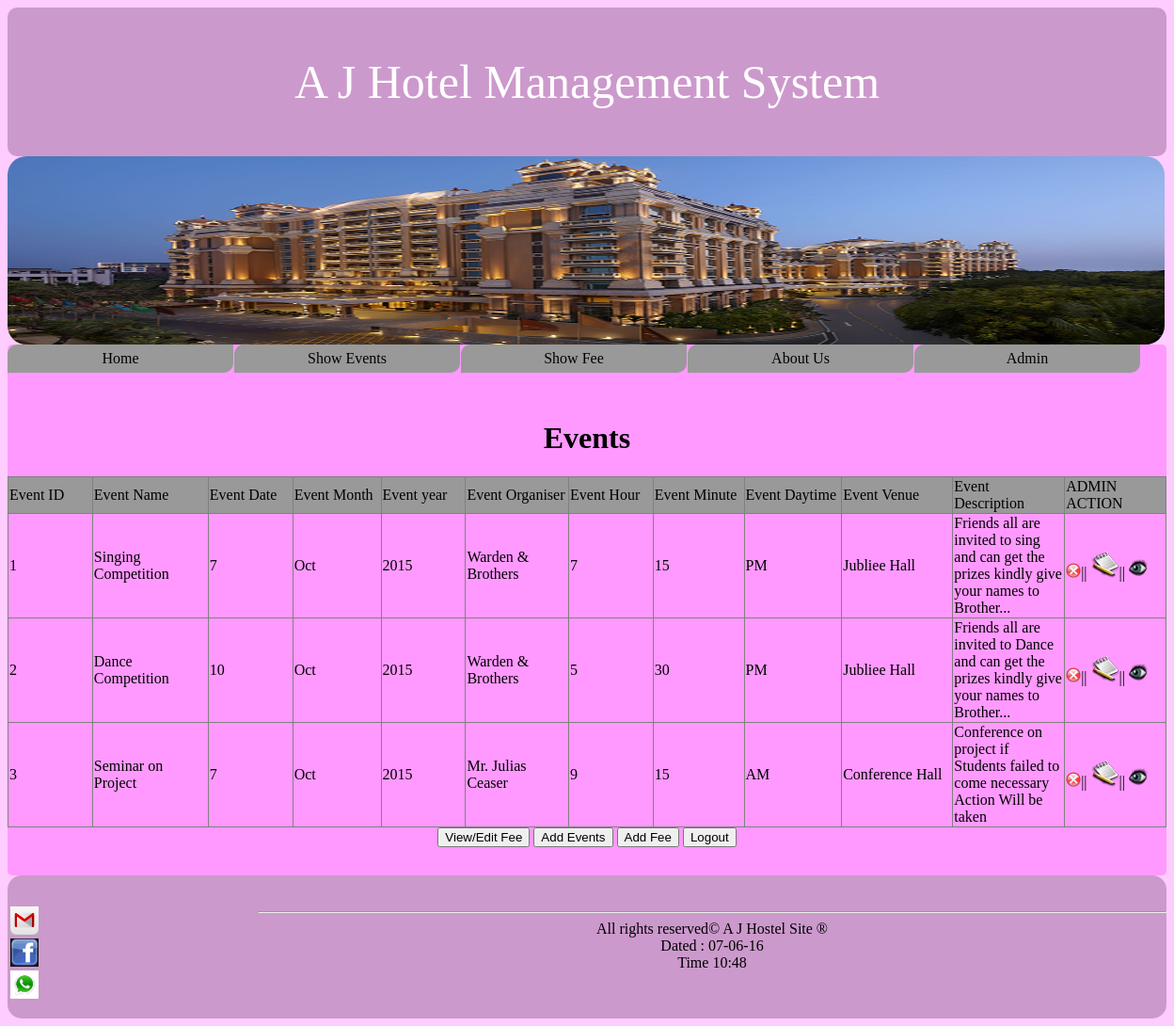
Screenshot of /admin_event_view.php (signed in) with the database file from the repository.
### tables this page shows
CREATE TABLE `hevent` (
  `id` int(11) NOT NULL AUTO_INCREMENT,
  `event_name` varchar(30) DEFAULT NULL,
  `event_dat` int(11) DEFAULT NULL,
  `event_mon` varchar(5) DEFAULT NULL,
  `event_yr` int(11) DEFAULT NULL,
  `event_organiser` varchar(20) DEFAULT NULL,
  `event_hr` int(11) DEFAULT NULL,
  `event_min` int(11) DEFAULT NULL,
  `event_daytim` varchar(5) DEFAULT NULL,
  `event_venue` varchar(30) DEFAULT NULL,
  `event_description` text,
  PRIMARY KEY (`id`)
);

### class/dbconnection.php (called while the page is built, shortened)
<?php
class dbconnection
{
	public $host;
	public $username;
	public $password;
	public $dbname;
	public $con;
	public function dbconnection()
	{
		$this->host		=	"localhost";
		$this->username	=	"root";
		$this->password	=	"";
		$this->dbname	=	"test";
		$this->con		=	"";
		return(true);
	}
	public function open()
	{
		$this->con = new mysqli($this->host,$this->username,$this->password,$this->dbname);
		if($this->con)
		{
			return true;
		}
		else
		{
			echo 'Failed to connect DB';
		}
	}
	public function display_event($sql)
	{
		$this->sql = $sql;
		if($this->sql)
		{
			$execute = mysqli_query($this->con,$this->sql);
			return($execute);
		}
		else
		{
			echo'Failed to Display';
		}
	}
	public function fetch_all($disp1)
	{
		if($disp1)
		{
			$num_rows = mysqli_num_rows($disp1);
			for($i=0;$i< $num_rows;$i++)
			{
				$array_result[$i] = mysqli_fetch_array($disp1);
			}
		}
		return $array_result;
	}
}
?>

### class/eventqueryprocess.php (called while the page is built, shortened)
<?php
include_once('class/dbconnection.php');
class eventqueryprocess extends dbconnection
{
	public function select_event()
	{
		$sql1 = "SELECT * FROM hevent";
		$disp1 = $this->display_event($sql1);
		$disp2 = $this->fetch_all($disp1);
		if($disp2)
		{
			return $disp2;
		}
		else
		{
			return false;
		}
	}
}
?>

### admin_event_view.php (the view, shortened to what this page needs)
<html>
<head>
<link rel="stylesheet" type="text/css" href="css/first.css">
<link rel="stylesheet" href="css/menu.css" />
</head>
<body>
<div class="head">
A J Hotel Management System
</div>
<div class="header">
<img src="images/1.jpg" name="slide" width="1350" height="200">
</div>
<div class="menu">
<ul id="menu">
	<li>
	<a href="index.php">Home</a></li>
	<li> <a href="displayevents.php">Show Events</a>
    </li>
    <li> <a href="displayfee.php">Show Fee</a>
    </li>
    <li>
	<a href="aboutus.php">About Us</a>
	</li>
	<li> <a href="adminlogin.php">Admin</a></li>
	</ul>
</div>
<?php
if(isset($_SESSION['user']))
	{
?>
<div class="main">
<?php
include_once('class/dbconnection.php');
include_once('class/eventqueryprocess.php');
$displayevent = new eventqueryprocess;
$results = $displayevent->select_event();
?>
<h1 align="center"> Events </h1>
<table border="1" style="border-collapse:collapse">
    <tr bgcolor="#999999">
    <td>Event ID</td>
    <td>Event Name</td>
    <td>Event Date</td>
    <td>Event Month</td>
    <td>Event year</td>
    <td>Event Organiser</td>
    <td>Event Hour</td>
    <td>Event Minute</td>
    <td>Event Daytime</td>
    <td>Event Venue</td>
    <td>Event Description</td>
    <td>ADMIN ACTION</td>
    </tr>
	<?php
		foreach($results as $display){
	?>
<tr>
	<td><?php echo $display['id'];?></td>
	<td><?php echo $display['event_name'];?></td>
    <td><?php echo $display['event_dat']; ?></td>
    <td><?php echo $display['event_mon']; ?></td>
    <td><?php echo $display['event_yr']; ?></td>
    <td><?php echo $display['event_organiser'];?></td>
    <td><?php echo $display['event_hr']; ?></td>
    <td><?php echo $display['event_min']; ?></td>
    <td><?php echo $display['event_daytim']; ?></td>
    <td><?php echo $display['event_venue']; ?></td>
    <td><?php echo $display['event_description']; ?></td>
	<td><a href="delete_event.php?eve_id=<?php echo $display['id']; ?>" onClick="return confirm('Are You Sure To Delete This Paricular Event ?');"><img src="images/cancel.png"></a>||
    <a href="update_event.php?eve_id=<?php echo $display['id'];?>" onClick="return confirm('Are You Sure To Edit ?')"><img src="images/update.png"></a>||
    <a href="viewevent.php?eve_id=<?php echo $display['id'];?>"><img src="images/eue.png"></a></td>
</tr>
	<?php }?>
</table>
<center>
<a href="admin_fee_view.php"><button>View/Edit Fee</button></a>
<a href="event_register.php"><button>Add Events</button></a>
<a href="add_fee.php"><button>Add Fee</button></a>
<a href="logout.php"><button>Logout</button></a>
</center>
</div>
<?php }
else
	{
		header("location:adminlogin.php");
	}?>
<div class="footer">
<div class="logo">
<table>
<tr><td><a href="dbc@gmail.com" onMouseOver='return confirm("want to Mail?");'><img src="images/socialnet/download (3).jpg" width="30" height="30" align="left"></a></td></tr>
<tr><td><a href="dbc/gmail.com" onMouseOver='return confirm("Open FaceBook?");'><img src="images/socialnet/images.png" width="30" height="30" align="left"></a></td></tr>
<tr><td><a href="8197980557" onMouseOver='return confirm("want to call?");'><img src="images/socialnet/images.jpg" width="30" height="30" align="left"></a></td></tr>
</table>
</div>
<hr>
<left>
All rights reserved&copy; A J Hostel Site &reg;<br>
Dated : <?php echo date('d-m-y'); ?><br>
Time <?php echo date('h:i');?></left>
</div>
</body>
</html>

### css/first.css (style rules this page uses)
body { background-color:#FCF; }
.head { background-color:#C9C; padding-bottom:50px; padding-top:50px; text-align:center; font-size:50px; color:white; border-radius:10px; }
.header img { width:1230 ; border-radius:20px; }
.main { padding-top:60px; padding-bottom:30px; background-color:#F9F; border-radius:5px; @margin-bottom:200px; }
.footer { background-color:#C9C; padding-bottom:50px; padding-top:30px; text-align:center; border-radius:15px; float:center; }
a { text-decoration:none; }
td { width:260px; }
.logo { float:left; }

### css/menu.css (style rules this page uses)
ul { list-style-type:none; margin:0px; padding:0; position:absolute; }
li { display:inline-table; float:left; margin-right:1px; }
li a { display:block; min-width:240px; height:30px; text-align:center; line-height:30px; color:#000; background:#999; text-decoration:none; border-radius:10px 0px 10px 0px; border-color:#0000FF; }

### rows the page displays
hevent: id "1", event_name "Singing Competition", event_dat "7", event_mon "Oct", event_yr "2015", event_organiser "Warden & Brothers", event_hr "7", event_min "15", event_daytim "PM", event_venue "Jubliee Hall", event_description "Friends all are invited to sing and can get the prizes kindly give your names to Brother..."
hevent: id "2", event_name "Dance Competition", event_dat "10", event_mon "Oct", event_yr "2015", event_organiser "Warden & Brothers", event_hr "5", event_min "30", event_daytim "PM", event_venue "Jubliee Hall", event_description "Friends all are invited to Dance and can get the prizes kindly give your names to Brother..."
hevent: id "3", event_name "Seminar on Project", event_dat "7", event_mon "Oct", event_yr "2015", event_organiser "Mr. Julias Ceaser", event_hr "9", event_min "15", event_daytim "AM", event_venue "Conference Hall", event_description "Conference on project if Students failed to come necessary Action Will be taken"
